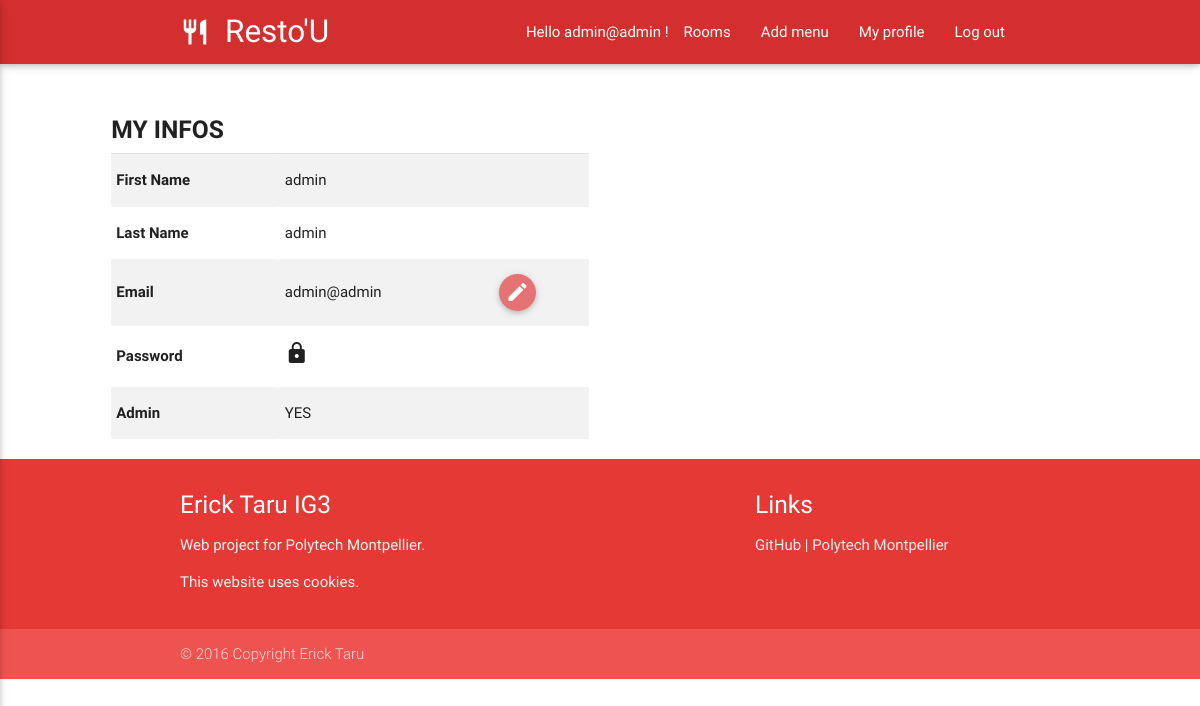
The app's page /controller/myprofile.php (signed in) with its own data.
### tables this page shows
CREATE TABLE IF NOT EXISTS `user` (
  `idUser` int(11) NOT NULL AUTO_INCREMENT,
  `firstName` varchar(100) NOT NULL,
  `lastName` varchar(100) NOT NULL,
  `email` varchar(100) NOT NULL,
  `password` varchar(255) NOT NULL,
  `admin` tinyint(1) NOT NULL,
  PRIMARY KEY (`idUser`)
);

### model/login.php (called while the page is built, shortened)
<?php
	class LOGIN
	{
		public static function isAdmin($email)
		{
 			$bd=connexion_bd();
 			$req=$bd->prepare("SELECT admin FROM user WHERE email='$email';");
 			$req->execute();
 			$admins=$req->fetchAll();
 			return $admins;
		}
		public static function userEmail()
		{
		    $bd=connexion_bd();
		    $req = $bd->query("SELECT email FROM user");
		    $users= $req->fetchAll();
		    return $users;
		}
	}

### model/myprofile.php (called while the page is built, shortened)
<?php
	class INFO
	{
		public static function getInfo()
		{
			$bd=connexion_bd();
			$req=$bd->query("SELECT * FROM user;");
			$infos=$req->fetchAll();
			return $infos;
		}
	}

### view/myprofile.php (the view)
<?php include("../header.php"); ?>
<main>
  <div class="row" class="section">
    <div class="col s5 offset-s1">
      <h5><b>MY INFOS</b></h5>
      <div class="divider"></div>
      <table class="striped">
        <tbody>
          <tr>
            <th>First Name</th>
            <td><?php print $firstName?></td>
            <td></td>
          </tr>
          <tr>
            <th>Last Name</th>
            <td><?php print $lastName?></td>
            <td></td>
          </tr>
          <tr>
            <th>Email</th>
            <td><?php print $email?></td>
            <td><a href="modifInfo.php" class="btn-floating btn-tiny waves-effect waves-light red lighten-2"><i class="material-icons right">mode_edit</i></a></td>
          </tr>
          <tr>
            <th>Password</th>
            <td><i class="material-icons">lock</i></td>
            <td></td>
          </tr>
          <tr>
            <th>Admin</th>
            <td><?php print $isAdmin?></td>
            <td></td>
          </tr>
        </tbody>
      </table>
  </div>
</main>
<?php include("../footer.php"); ?>

### navBarConnected.php (shortened to what this page needs)
<?php
  $path = 'http://'.$_SERVER['HTTP_HOST'].$_SERVER['REQUEST_URI'];
  $current = basename ($path);
  if (isset($_COOKIE['connected'])) {
    include_once('../model/login.php');
    $users=LOGIN::userEmail();
    foreach ($users as $user) {
      if ($user['email'] == $_COOKIE['connected']) {
        $email=$user['email'];
      }
    }
    $admins=LOGIN::isAdmin($email);
    foreach ($admins as $admin) {
      $isadmin=$admin["admin"];
    }
  }
?>
<div class="navbar-fixed">
  <nav class="red darken-2">
    <div class="nav-wrapper container">
      <a href="../controller/index.php" class="brand-logo">Resto'U<i class="material-icons tiny left">restaurant</i></a>
      <ul id="nav-mobile" class="right hide-on-med-and-down">
        <?php if (isset($_COOKIE['connected'])){ ?>
          <li><?php print "Hello ".$email." !"?></li>
          <?php if (isset($_COOKIE['connected']) && $isadmin>0) { ?>
            <li class="<?php if (($current == '../controller/room.php')||($current == '../controller/room.php')){ echo "active";} else{ echo'no_current';}?>"><a href="../controller/room.php">Rooms</a></li>
            <li class="<?php if (($current == '../controller/addMenu.php')||($current == '../controller/addMenu.php')){ echo "active";} else{ echo'no_current';}?>"><a href="../controller/addMenu.php">Add menu</a></li>
          <?php } ?>
          <li class="<?php if ($current == '../controller/myprofile.php'){ echo "active";} else{ echo'no_current';}?>"><a href="../controller/myprofile.php">My profile</a></li>
          <li class="<?php if ($current == '../controller/logout.php'){ echo "active";} else{ echo'no_current';}?>"><a href="../controller/logout.php">Log out</a></li>
        <?php }?>
      </ul>
    </div>
  </nav>
</div>

### records on screen
user: email "admin@admin", firstName "admin", lastName "admin", admin "YES"
